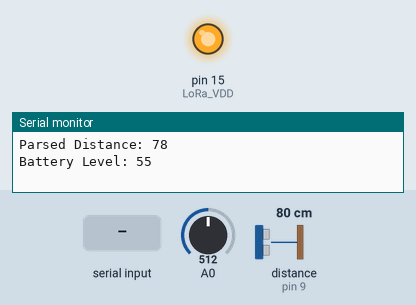
The sketch below on a simulated Arduino Leonardo, built with avr-gcc and run on an emulated ATmega32U4. On the bench: output pins drawn as LEDs (lit = HIGH), the last lines printed to the serial monitor. Wiring (inferred from the names in the program): ultrasonic range finder: trigger pin 10; echo pin 9. Inputs (shaded band) come from the test bench; at power-on: A0 = 512, distance to the obstacle (sensor on pin 9) 80 cm. The echo pulse lasts 58.3 µs per cm; pins used as bus, display or sensor lines are not drawn.

Above: at 1.9 s.
2.0 s: "1" received over the second serial link
At 17.15 s:
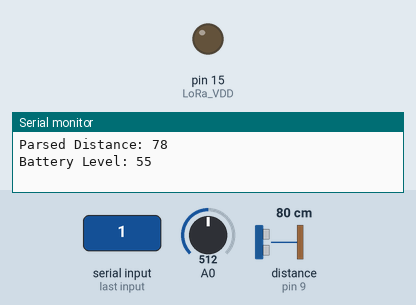
Timing chart, 0 to 18.8 s (numbered marks = the images above; inputs shaded):
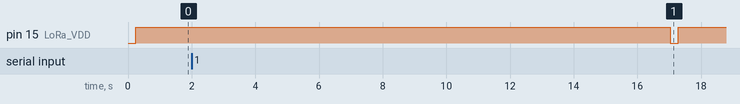

The sketch:

smartBin_withSleep.ino
```cpp
// **** INCLUDES *****
#include "LowPower.h"
#include <SoftwareSerial.h>

//LoRa Serial
SoftwareSerial Serial1(7, 6); // RX, TX

const char deviceID[10] = "25046A";
#define Seconds 30
#define LoRa_VDD 15
#define Sensor_VDD 4

// sensor pins numbers
const int trigPin = 10;
const int echoPin = 9;

// sensor variables
uint16_t distance_to_send = 0;

//batteryLevel
int batteryLevel = 0;

void systemInit() {
  //Sensor Init
  pinMode(Sensor_VDD, OUTPUT);
  pinMode(trigPin, OUTPUT); // Sets the trigPin as an Output
  pinMode(echoPin, INPUT); // Sets the echoPin as an Input

  //LoRa Init
  pinMode(LoRa_VDD, OUTPUT);
  Serial1.begin(57600);

}
void setup()
{
  // No setup is required for this library
  Serial.begin(9600);

  systemInit();
  loraReset();
  //Calibation of the distance
  distance_to_send = distance_calibrated();
}

int sleepCount = 0;

void loop()
{
  sleepCount++;
  if (sleepCount >= (Seconds / 8)) {
    sleepCount = 0;
    distance_to_send = distance_calibrated();
    lora_send();
  }
  // Enter power down state for 8 s with ADC and BOD module disabled
  LowPower.powerDown(SLEEP_8S, ADC_OFF, BOD_OFF);
}

void loraReset()
{
  digitalWrite(LoRa_VDD, LOW);
  delay(250);
  digitalWrite(LoRa_VDD, HIGH);
  delay(250);
}

uint8_t obtain_distance() {
  long duration = 0;
  int distance = 0;
  // Clears the trigPin
  digitalWrite(Sensor_VDD, HIGH);
  digitalWrite(trigPin, LOW);
  delayMicroseconds(2);

  // Sets the trigPin on HIGH state for 10 micro seconds
  digitalWrite(trigPin, HIGH);
  delayMicroseconds(10);
  digitalWrite(trigPin, LOW);

  // Reads the echoPin, returns the sound wave travel time in microseconds
  duration = pulseIn(echoPin, HIGH);

  // Calculating the distance
  distance = duration * 0.034 / 2;

  // Prints the distance on the Serial Monitor
  //  Serial.print("Distance: ");
  //  Serial.println(distance);
  return distance;
}

uint8_t distance_calibrated() {
  int i = 0;
  int newDistance = 0;
  int oldDistance = 0;
  int oldFlag = 0;
  int newFlag = 0;
  for (i = 0; i <= 20 ; i++) {
    newDistance = obtain_distance();
    if ((oldDistance - 5) > newDistance > (oldDistance + 5)) {
      Serial.println("Old Distance");
      oldFlag++;
      newFlag = 0;
      if (oldFlag >= 2) {
        oldDistance = newDistance;
      }
    }
    else if ((oldDistance - 5) < newDistance < (oldDistance + 5)) {
      newFlag++;
      oldFlag = 0;
      if (newFlag >= 3) {
        Serial.println(" ");
        Serial.print("Parsed Distance: ");
        Serial.println(newDistance);
        Serial.print("Battery Level: ");
        batteryLevel = map(analogRead(A0), 0, 925, 0, 100);
        Serial.println(batteryLevel);
        Serial.println(" ");
        delay(250);
        return newDistance;
      }
    }
  }
}

void lora_send() {
  char loraBuffer[100];
  loraReset();
  Serial1.println("mac pause");
  while (!Serial1.available() ) {
    delay(100);
  }
  while (Serial1.available())
    Serial.write(Serial1.read());

  delay(500);

  sprintf(loraBuffer, "radio tx %s2C%04X2C%02X", deviceID, distance_to_send, batteryLevel);
  Serial1.println(loraBuffer);
  while (!Serial1.available() ) {
    delay(100);
  }
  while (Serial1.available())
    Serial.write(Serial1.read());

  delay(3000);
}
```
